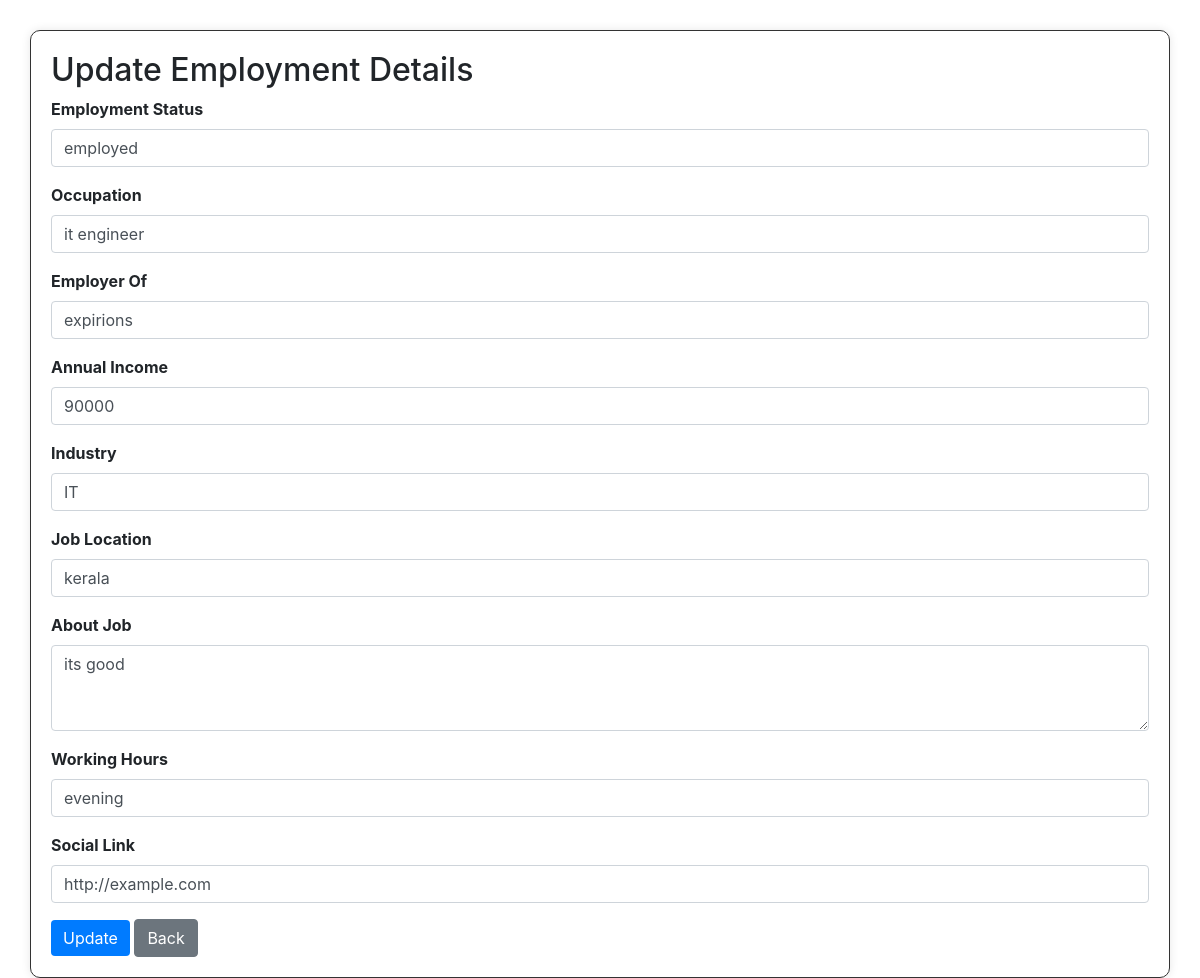
The page /matrimony/update_employmentdetails (signed in) on the database its author committed.
### matrimony/models.py (models this page shows)
class EmploymentDetails(models.Model):
    user = models.ForeignKey(User, on_delete=models.CASCADE)  # Create a foreign key relationship with the User model
    employment_status = models.CharField(max_length=100)
    occupation = models.CharField(max_length=100, blank=True)
    employerof = models.CharField(max_length=100, blank=True)
    annual_income = models.CharField(max_length=100, blank=True)
    industry = models.CharField(max_length=100, blank=True)
    job_location = models.CharField(max_length=100, blank=True)
    about_job = models.TextField(blank=True)
    working_hours = models.CharField(max_length=100, blank=True)
    social_link = models.URLField(blank=True)
    empl_fill = models.BooleanField(default=False)

### matrimony/views.py (the view)
# urls.py: path('update_employmentdetails', views.update_employmentdetails, name='update_employmentdetails'),
@never_cache
@login_required(login_url='accounts:login')
def update_employmentdetails(request):
    employment_details = EmploymentDetails.objects.get(user=request.user)
    if request.method == 'POST':
        form = EmploymentDetailsUpdateForm(request.POST, instance=employment_details)
        if form.is_valid():
            form.save()
            return redirect('matrimony:myprofile')  # Redirect to the profile page after successful update
    else:
        form = EmploymentDetailsUpdateForm(instance=employment_details)
    context = {
        'form': form,
    }
    return render(request, 'matrimony/update_employmentdetails.html', context)

### matrimony/forms.py
class EmploymentDetailsUpdateForm(forms.ModelForm):
    class Meta:
        model = EmploymentDetails
        exclude = ['user', 'empl_fill']

### matrimony/templates/matrimony/update_employmentdetails.html (shortened to what this page needs)
<!DOCTYPE html>
<html lang="en">
<head>
    <link rel="stylesheet" href="https://maxcdn.bootstrapcdn.com/bootstrap/4.5.2/css/bootstrap.min.css">
</head>
<body>
    <div class="container">
        <h2>Update Employment Details</h2>
        <form method="post" action="{% url 'matrimony:update_employmentdetails' %}" enctype="multipart/form-data">
            <div class="form-group">
                <label for="employmentStatus">Employment Status</label>
                <input type="text" class="form-control" id="employmentStatus" name="employment_status" placeholder="Enter your employment status" value="{{ form.employment_status.value }}">
            </div>
            <div class="form-group">
                <label for="occupation">Occupation</label>
                <input type="text" class="form-control" id="occupation" name="occupation" placeholder="Enter your occupation" value="{{ form.occupation.value }}">
            </div>
            <div class="form-group">
                <label for="employerOf">Employer Of</label>
                <input type="text" class="form-control" id="employerOf" name="employerof" placeholder="Enter your employer" value="{{ form.employerof.value }}">
            </div>
            <div class="form-group">
                <label for="annualIncome">Annual Income</label>
                <input type="text" class="form-control" id="annualIncome" name="annual_income" placeholder="Enter your annual income" value="{{ form.annual_income.value }}">
            </div>
            <div class="form-group">
                <label for="industry">Industry</label>
                <input type="text" class="form-control" id="industry" name="industry" placeholder="Enter your industry" value="{{ form.industry.value }}">
            </div>
            <div class="form-group">
                <label for="jobLocation">Job Location</label>
                <input type="text" class="form-control" id="jobLocation" name="job_location" placeholder="Enter your job location" value="{{ form.job_location.value }}">
            </div>
            <div class="form-group">
                <label for="aboutJob">About Job</label>
                <textarea class="form-control" id="aboutJob" name="about_job" rows="3">{{ form.about_job.value }}</textarea>
            </div>
            <div class="form-group">
                <label for="workingHours">Working Hours</label>
                <input type="text" class="form-control" id="workingHours" name="working_hours" placeholder="Enter your working hours" value="{{ form.working_hours.value }}">
            </div>
            <div class="form-group">
                <label for="socialLink">Social Link</label>
                <input type="url" class="form-control" id="socialLink" name="social_link" placeholder="Enter your social link" value="{{ form.social_link.value }}">
            </div>
            <button type="submit" class="btn btn-primary">Update</button>
            <a href="javascript:history.back()" class="btn btn-secondary">Back</a>
        </form>
    </div>
</body>
</html>

### matrimony/templates/matrimony/update_employmentdetails.html (style rules this page uses)
.container { margin-top: 30px; border: 1px solid #333; border-radius: 10px; padding: 20px; box-shadow: 0 0 10px rgba(0, 0, 0, 0.1); }
.form-group label { font-weight: bold; }
.btn-primary { background-color: #007BFF; border: none; }

### rows shown on the page
EmploymentDetails: employment_status "employed", occupation "it engineer", employerof "expirions", annual_income "90000", industry "IT", job_location "kerala", about_job "its good", working_hours "evening", social_link "http://example.com"
